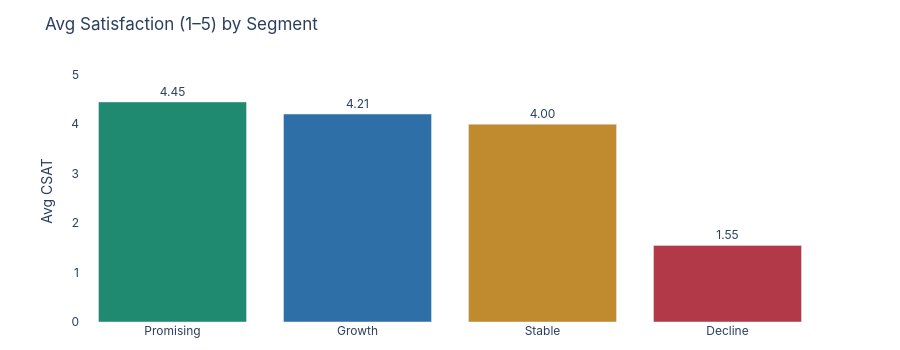

Here is the notebook cell this chart was saved with:
### Markdown cell above
## 6. Satisfaction by segment — early warning signal

### Code cell
def satisfaction_chart(data):
    sat = data.groupby('Segment')['CustomerSatisfaction'].mean().reindex(SEGMENTS)
    fig = go.Figure(go.Bar(x=sat.index, y=sat.values,
                           marker_color=[SEG_COLOR[s] for s in sat.index],
                           text=[f'{v:.2f}' for v in sat.values], textposition='outside'))
    fig.update_layout(title='Avg Satisfaction (1–5) by Segment', font_family=FONT, height=350,
                       yaxis=dict(range=[0, 5.3], title='Avg CSAT'), plot_bgcolor='white',
                       margin=dict(t=60, b=20), showlegend=False)
    return fig

satisfaction_chart(df).show()

### Figure 1 — Plotly figure (JSON) as saved in the notebook; plotly's stock layout.template omitted (floating-point values rounded to 4 significant figures)
{"data": [{"marker": {"color": ["#1F8A70", "#2E6FA7", "#C08A2E", "#B23A48"]}, "text": ["4.45", "4.21", "4.00", "1.55"], "textposition": "outside", "type": "bar", "x": ["Promising", "Growth", "Stable", "Decline"], "y": [4.452, 4.207, 4.0, 1.55]}], "layout": {"font": {"family": "Inter, Space Grotesk, sans-serif"}, "height": 350, "margin": {"b": 20, "t": 60}, "plot_bgcolor": "white", "showlegend": false, "title": {"text": "Avg Satisfaction (1–5) by Segment"}, "yaxis": {"range": [0, 5.3], "title": {"text": "Avg CSAT"}}}}
